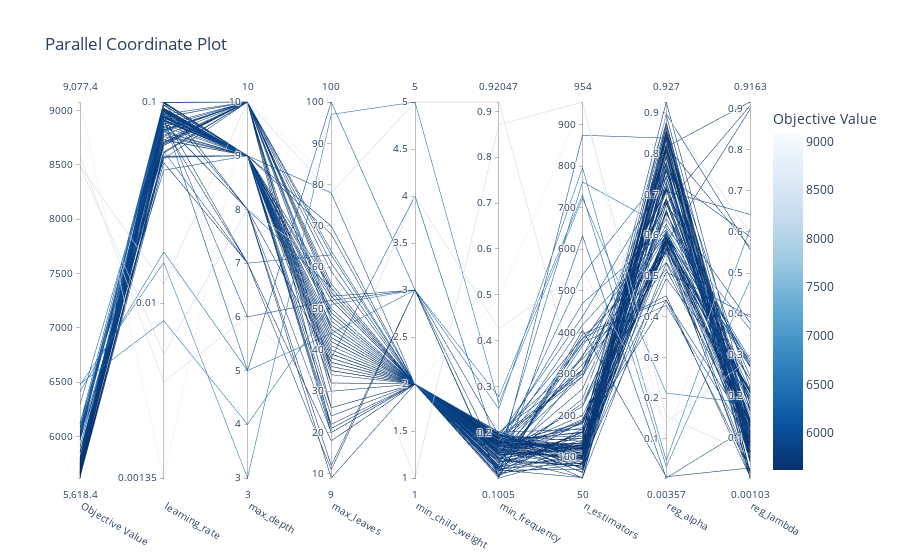

Write notebook code for a chart like this one.
### Code cell
plot_parallel_coordinate(study_prunning)
